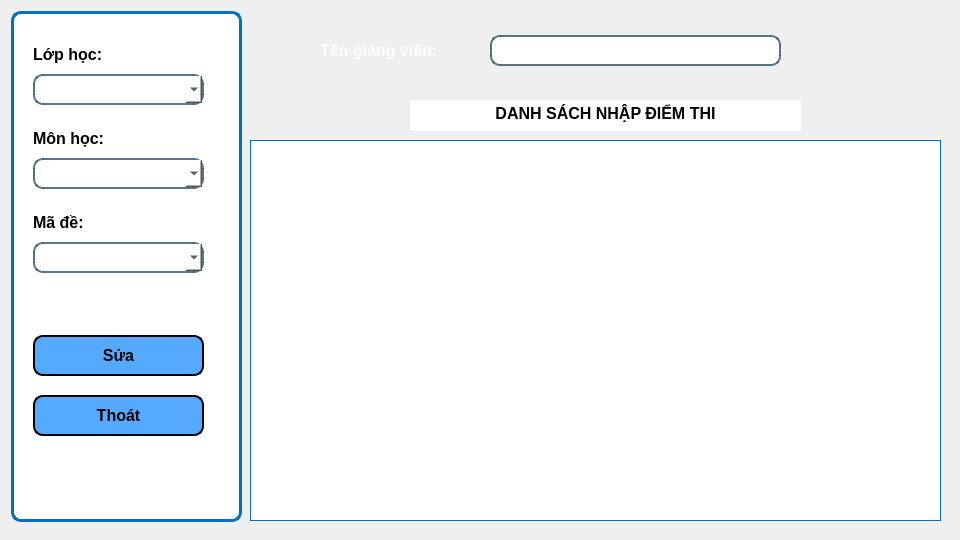
<?xml version="1.0" encoding="UTF-8"?>
<ui version="4.0">
 <class>man_hinh_sua_ket_qua_cham_thi</class>
 <widget class="QWidget" name="man_hinh_sua_ket_qua_cham_thi">
  <property name="geometry">
   <rect>
    <x>0</x>
    <y>0</y>
    <width>960</width>
    <height>540</height>
   </rect>
  </property>
  <property name="windowTitle">
   <string>Form</string>
  </property>
  <property name="styleSheet">
   <string notr="true"/>
  </property>
  <widget class="QGroupBox" name="groupBox_2">
   <property name="geometry">
    <rect>
     <x>240</x>
     <y>10</y>
     <width>581</width>
     <height>85</height>
    </rect>
   </property>
   <property name="styleSheet">
    <string notr="true">border:None;</string>
   </property>
   <property name="title">
    <string/>
   </property>
   <widget class="QLineEdit" name="ten_giang_vien">
    <property name="geometry">
     <rect>
      <x>250</x>
      <y>25</y>
      <width>291</width>
      <height>31</height>
     </rect>
    </property>
    <property name="styleSheet">
     <string notr="true">background-color:rgba(255, 255, 255, 255);
border: 2px solid rgba(46, 82, 101, 200);
border-radius: 10px;
padding: 0 8px;
font-size: 16px;</string>
    </property>
   </widget>
   <widget class="QLabel" name="label_2">
    <property name="geometry">
     <rect>
      <x>10</x>
      <y>10</y>
      <width>561</width>
      <height>61</height>
     </rect>
    </property>
    <property name="text">
     <string/>
    </property>
    <property name="pixmap">
     <pixmap resource="../../resource.qrc">:/images/Ảnh26.png</pixmap>
    </property>
    <property name="scaledContents">
     <bool>true</bool>
    </property>
   </widget>
   <widget class="QLabel" name="label_3">
    <property name="geometry">
     <rect>
      <x>20</x>
      <y>20</y>
      <width>55</width>
      <height>41</height>
     </rect>
    </property>
    <property name="text">
     <string/>
    </property>
    <property name="pixmap">
     <pixmap resource="../../resource.qrc">:/images/sinh viên.png</pixmap>
    </property>
    <property name="scaledContents">
     <bool>true</bool>
    </property>
   </widget>
   <widget class="QLabel" name="label_6">
    <property name="geometry">
     <rect>
      <x>80</x>
      <y>20</y>
      <width>161</width>
      <height>41</height>
     </rect>
    </property>
    <property name="font">
     <font>
      <family>Tahoma</family>
      <pointsize>12</pointsize>
      <bold>true</bold>
     </font>
    </property>
    <property name="styleSheet">
     <string notr="true">border: None;
color: rgb(255, 255, 255);</string>
    </property>
    <property name="text">
     <string>Tên giảng viên:</string>
    </property>
   </widget>
   <zorder>label_2</zorder>
   <zorder>ten_giang_vien</zorder>
   <zorder>label_3</zorder>
   <zorder>label_6</zorder>
  </widget>
  <widget class="QGroupBox" name="groupBox">
   <property name="geometry">
    <rect>
     <x>11</x>
     <y>11</y>
     <width>231</width>
     <height>511</height>
    </rect>
   </property>
   <property name="styleSheet">
    <string notr="true">border: 3px solid rgba(46, 82, 101, 200);
background-color: rgb(255, 255, 255);
border-radius: 10px;
border-color: rgb(0, 112, 192);</string>
   </property>
   <property name="title">
    <string/>
   </property>
   <layout class="QVBoxLayout" name="verticalLayout" stretch="1,1,1,3">
    <property name="topMargin">
     <number>20</number>
    </property>
    <property name="bottomMargin">
     <number>0</number>
    </property>
    <item>
     <widget class="QGroupBox" name="groupBox_4">
      <property name="styleSheet">
       <string notr="true">border: None;</string>
      </property>
      <property name="title">
       <string/>
      </property>
      <widget class="QComboBox" name="lop_hoc">
       <property name="geometry">
        <rect>
         <x>10</x>
         <y>40</y>
         <width>171</width>
         <height>31</height>
        </rect>
       </property>
       <property name="styleSheet">
        <string notr="true">border: 2px solid rgba(46, 82, 101, 200);
</string>
       </property>
      </widget>
      <widget class="QLabel" name="label">
       <property name="geometry">
        <rect>
         <x>10</x>
         <y>10</y>
         <width>101</width>
         <height>21</height>
        </rect>
       </property>
       <property name="font">
        <font>
         <family>Tahoma</family>
         <pointsize>12</pointsize>
         <bold>true</bold>
        </font>
       </property>
       <property name="text">
        <string>Lớp học: </string>
       </property>
      </widget>
     </widget>
    </item>
    <item>
     <widget class="QGroupBox" name="groupBox_5">
      <property name="styleSheet">
       <string notr="true">border: None;</string>
      </property>
      <property name="title">
       <string/>
      </property>
      <widget class="QComboBox" name="mon_hoc">
       <property name="geometry">
        <rect>
         <x>10</x>
         <y>40</y>
         <width>171</width>
         <height>31</height>
        </rect>
       </property>
       <property name="styleSheet">
        <string notr="true">border: 2px solid rgba(46, 82, 101, 200);
</string>
       </property>
      </widget>
      <widget class="QLabel" name="label_4">
       <property name="geometry">
        <rect>
         <x>10</x>
         <y>10</y>
         <width>91</width>
         <height>21</height>
        </rect>
       </property>
       <property name="font">
        <font>
         <family>Tahoma</family>
         <pointsize>12</pointsize>
         <bold>true</bold>
        </font>
       </property>
       <property name="text">
        <string>Môn học:</string>
       </property>
      </widget>
     </widget>
    </item>
    <item>
     <widget class="QGroupBox" name="groupBox_6">
      <property name="styleSheet">
       <string notr="true">border: None;</string>
      </property>
      <property name="title">
       <string/>
      </property>
      <widget class="QComboBox" name="ma_de">
       <property name="geometry">
        <rect>
         <x>10</x>
         <y>40</y>
         <width>171</width>
         <height>31</height>
        </rect>
       </property>
       <property name="styleSheet">
        <string notr="true">border: 2px solid rgba(46, 82, 101, 200);
</string>
       </property>
      </widget>
      <widget class="QLabel" name="label_5">
       <property name="geometry">
        <rect>
         <x>10</x>
         <y>10</y>
         <width>81</width>
         <height>21</height>
        </rect>
       </property>
       <property name="font">
        <font>
         <family>Tahoma</family>
         <pointsize>12</pointsize>
         <bold>true</bold>
        </font>
       </property>
       <property name="text">
        <string>Mã đề:</string>
       </property>
      </widget>
     </widget>
    </item>
    <item>
     <widget class="QGroupBox" name="groupBox_7">
      <property name="styleSheet">
       <string notr="true">border: None;</string>
      </property>
      <property name="title">
       <string/>
      </property>
      <widget class="QPushButton" name="sua">
       <property name="geometry">
        <rect>
         <x>10</x>
         <y>50</y>
         <width>171</width>
         <height>41</height>
        </rect>
       </property>
       <property name="font">
        <font>
         <family>Tahoma</family>
         <pointsize>12</pointsize>
         <bold>true</bold>
        </font>
       </property>
       <property name="styleSheet">
        <string notr="true">color: rgb(0, 0, 0);
background-color: rgb(85, 170, 255);
border-radius: 10px;border: 2px solid rgb(0,0,0)</string>
       </property>
       <property name="text">
        <string>Sửa</string>
       </property>
       <property name="icon">
        <iconset resource="../../resource.qrc">
         <normaloff>:/images/334_n.png</normaloff>
         <normalon>../../../cnpm/6_n.png</normalon>:/images/334_n.png</iconset>
       </property>
      </widget>
      <widget class="QPushButton" name="thoat">
       <property name="geometry">
        <rect>
         <x>10</x>
         <y>110</y>
         <width>171</width>
         <height>41</height>
        </rect>
       </property>
       <property name="font">
        <font>
         <family>Tahoma</family>
         <pointsize>12</pointsize>
         <bold>true</bold>
        </font>
       </property>
       <property name="styleSheet">
        <string notr="true">background-color: rgb(85, 170, 255);
border-radius: 10px;border: 2px solid rgb(0,0,0)</string>
       </property>
       <property name="text">
        <string>Thoát</string>
       </property>
       <property name="icon">
        <iconset resource="../../resource.qrc">
         <normaloff>:/images/32_n.png</normaloff>
         <normalon>../../../cnpm/32_n.png</normalon>:/images/32_n.png</iconset>
       </property>
      </widget>
     </widget>
    </item>
   </layout>
  </widget>
  <widget class="QTextEdit" name="textEdit">
   <property name="geometry">
    <rect>
     <x>410</x>
     <y>100</y>
     <width>391</width>
     <height>31</height>
    </rect>
   </property>
   <property name="styleSheet">
    <string notr="true">border:none;</string>
   </property>
   <property name="html">
    <string>&lt;!DOCTYPE HTML PUBLIC &quot;-//W3C//DTD HTML 4.0//EN&quot; &quot;http://www.w3.org/TR/REC-html40/strict.dtd&quot;&gt;
&lt;html&gt;&lt;head&gt;&lt;meta name=&quot;qrichtext&quot; content=&quot;1&quot; /&gt;&lt;meta charset=&quot;utf-8&quot; /&gt;&lt;style type=&quot;text/css&quot;&gt;
p, li { white-space: pre-wrap; }
hr { height: 1px; border-width: 0; }
li.unchecked::marker { content: &quot;\2610&quot;; }
li.checked::marker { content: &quot;\2612&quot;; }
&lt;/style&gt;&lt;/head&gt;&lt;body style=&quot; font-family:'Segoe UI'; font-size:9pt; font-weight:400; font-style:normal;&quot;&gt;
&lt;p align=&quot;center&quot; style=&quot; margin-top:0px; margin-bottom:0px; margin-left:0px; margin-right:0px; -qt-block-indent:0; text-indent:0px;&quot;&gt;&lt;span style=&quot; font-family:'MS Shell Dlg 2'; font-size:12pt; font-weight:600;&quot;&gt;DANH SÁCH NHẬP ĐIỂM THI&lt;/span&gt;&lt;/p&gt;&lt;/body&gt;&lt;/html&gt;</string>
   </property>
  </widget>
  <widget class="QTableWidget" name="ket_qua_cham_thi">
   <property name="enabled">
    <bool>true</bool>
   </property>
   <property name="geometry">
    <rect>
     <x>250</x>
     <y>140</y>
     <width>691</width>
     <height>381</height>
    </rect>
   </property>
   <property name="acceptDrops">
    <bool>false</bool>
   </property>
   <property name="styleSheet">
    <string notr="true">border: 1px solid rgba(46, 82, 101, 200);
background-color: rgb(255, 255, 255);
border-radius: 0px;
border-color: rgb(0, 112, 192);</string>
   </property>
   <property name="autoScroll">
    <bool>true</bool>
   </property>
   <property name="showDropIndicator" stdset="0">
    <bool>true</bool>
   </property>
   <property name="dragDropOverwriteMode">
    <bool>true</bool>
   </property>
   <property name="showGrid">
    <bool>true</bool>
   </property>
   <attribute name="horizontalHeaderHighlightSections">
    <bool>true</bool>
   </attribute>
   <attribute name="verticalHeaderHighlightSections">
    <bool>true</bool>
   </attribute>
  </widget>
 </widget>
 <resources>
  <include location="../../resource.qrc"/>
 </resources>
 <connections/>
</ui>
